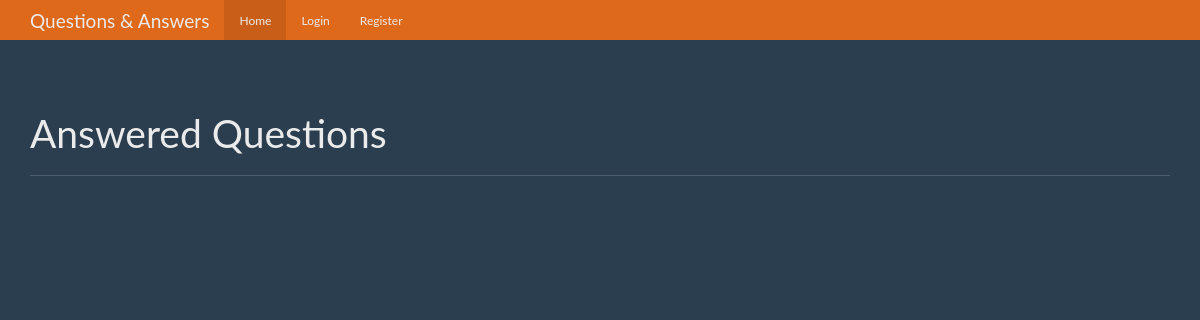
The app's page /, older data.
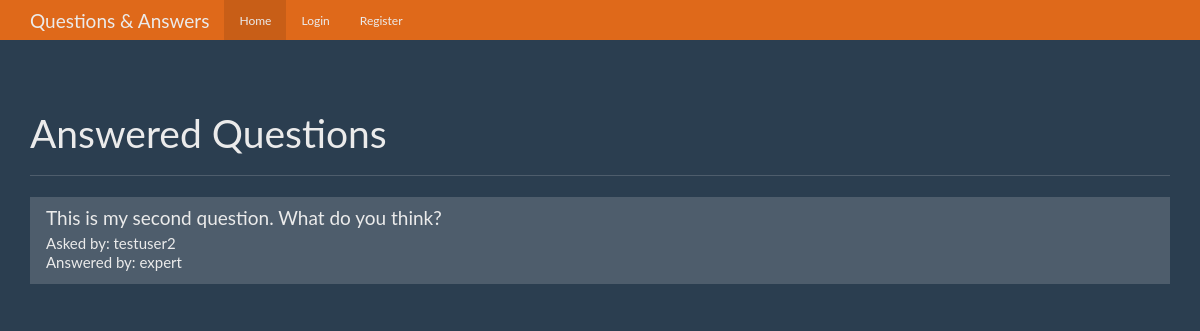
The same page, newer data.
### tables this page shows
CREATE TABLE questions (
    id integer primary key autoincrement,
    question_text text not null,
    answer_text text,
    asked_by_id integer not null,
    expert_id integer not null
);

CREATE TABLE users(
    id integer primary key autoincrement,
    name text not null,
    password text not null,
    expert boolean not null,
    admin boolean not null
);

### app.py (the view)
@app.route('/')
def index():
    user = get_current_user()
    db = get_db()
    question_cur = db.execute('''select questions.id as question_id,
                                        questions.question_text,
                                        askers.name as asker_name,
                                        experts.name as expert_name
                                 from questions
                                 join users as askers
                                 on askers.id = questions.asked_by_id
                                 join users as experts
                                 on experts.id = questions.expert_id
                                 where questions.answer_text is not null''')
    question_results = question_cur.fetchall()
    return render_template('home.html', user=user, questions=question_results)

### app.py (called while the page is built)
def get_current_user():
    user_result = None
    if 'user' in session:
        user = session['user']
        db = get_db()
        user_cur = db.execute('select id, name, password, expert, admin from users where name = ?', [user])
        user_result = user_cur.fetchone()
    return user_result

### database.py (called while the page is built)
def connect_db():
    sql = sqlite3.connect('./questions.db')
    sql.row_factory = sqlite3.Row
    return sql

def get_db():
    if not hasattr(g, 'sqlite.db'):
        g.sqlite_db = connect_db()
    return g.sqlite_db

### templates/home.html (shortened to what this page needs)
{% extends "base.html" %}
{% from "show_links.html" import show_links %}
{% block nav %}{{ show_links(user) }}{% endblock %}
{% block body %}
  <div class="page-header">
    <h1>Answered Questions</h1>
  </div>
  <div class="row">
    <div class="col-lg-12">
      <div class="list-group">
        {% for question in questions %}
        <a href="{{ url_for('question', question_id=question.question_id) }}" class="list-group-item">
          <h4 class="list-group-item-heading">{{ question.question_text }}</h4>
          <p class="list-group-item-text">Asked by: {{ question.asker_name }}</p>
          <p class="list-group-item-text">Answered by: {{ question.expert_name }}</p>
        </a>
        {% endfor %}
      </div>
    </div>
  </div>
{% endblock %}

### templates/base.html (shortened to what this page needs)
<!DOCTYPE html>
<html lang="en">
  <head>
    <link href="{{ url_for('static', filename='bootstrap.min.css') }}" rel="stylesheet">
    <link href="{{ url_for('static', filename='theme.css') }}" rel="stylesheet">
  </head>
  <body>
    <nav class="navbar navbar-inverse navbar-fixed-top">
      <div class="container">
        <div class="navbar-header">
          <a class="navbar-brand" href="{{ url_for('index') }}">Questions & Answers</a>
        </div>
        <div id="navbar" class="navbar-collapse collapse">
          {% block nav %}{% endblock %}
        </div>
      </div>
    </nav>
    <div class="container theme-showcase" role="main">
      {% block body %}{% endblock %}
    </div>
  </body>
</html>

### templates/show_links.html (shortened to what this page needs)
{% macro show_links(user) %}
<ul class="nav navbar-nav">
    <li class="active"><a href="{{ url_for('index') }}">Home</a></li>
    {% if not user %}
    <li><a href="{{ url_for('login') }}">Login</a></li>
    <li><a href="{{ url_for('register') }}">Register</a></li>
    {% endif %}
  </ul>
{% endmacro %}

### static/theme.css (style rules this page uses)
body { padding-top: 70px; padding-bottom: 30px; }

Row changes from the older to the newer data that the page shows:
added questions: question_text "This is my second question. What do you think?", asker_name "testuser2", expert_name "expert"
